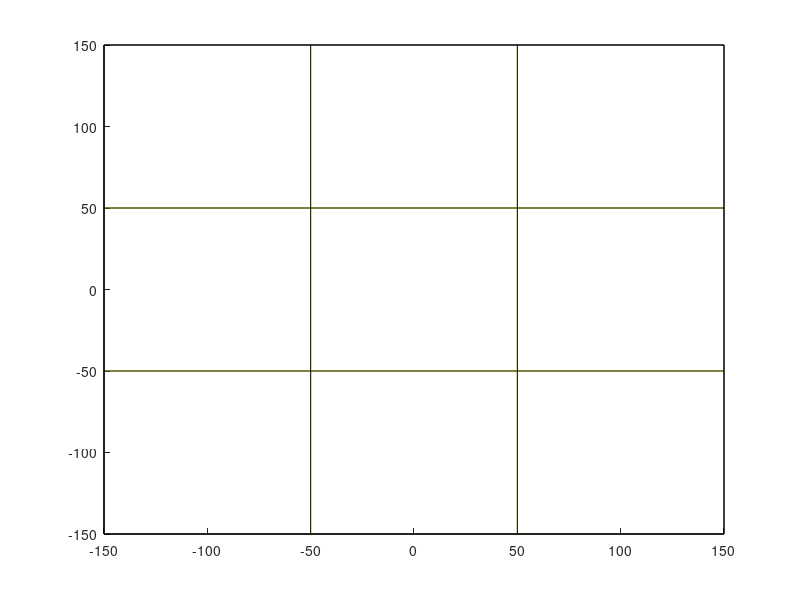

The MATLAB script that drew this image: (Note: this script raises an error after producing the figure.)
clear;
clc;
cla reset;

% Cube settings
rubikDim = 3;
cubeW = 100;

% Code
hold on;

% Draw visual help
% ejesX = [[1, -1]; [1, -1]; [0, 0]];
% ejesY = [[1, -1]; [-1, 1]; [0, 0]];
% ejesZ = [[0,  0]; [0,  0]; [sqrt(2), -sqrt(2)]];
% for x = 1:3
%     plot3(ejesX(x, :) .* cubeW, ejesY(x, :) .* cubeW, ejesZ(x, :) .* cubeW, "k-");
% end

% draw Cube border
pieces = [-rubikDim / 2, rubikDim / 2] .* cubeW;
for p1 = pieces
    for p2 = pieces
        plot3([p1, p1], [p2, p2], pieces, "k")
        plot3([p1, p1], pieces, [p2, p2], "k")
        plot3(pieces, [p1, p1], [p2, p2], "k")
    end
end

m = 0.5 : rubikDim / 2 - 0.5;
colors = [["b", "g"]; ["m", "r"]; ["k", "y"]];
i = 1;
for p1 = pieces
    for mm = m
        pieces2 = [-1, 1] .* (mm * cubeW);
        for p2 = pieces2
            % Blue and green
            plot3([p1, p1], [p2, p2], pieces, colors(1, i + 1))
            plot3([p1, p1], pieces, [p2, p2], colors(1, i + 1))
            
            % Orange and red
            plot3([p2, p2], [p1, p1], pieces, colors(2, i + 1))
            plot3(pieces, [p1, p1], [p2, p2], colors(2, i + 1))
            
            % White and yellow
            plot3([p2, p2], pieces, [p1, p1], colors(3, i + 1))
            plot3(pieces, [p2, p2], [p1, p1], colors(3, i + 1))
        end
    end
    i = mod(i + 1, 2);
end




% Camera
angle = pi / 6;
aspectRatio = 16/9;

ampli = 700;
angX = 0.25 * pi;
angZ = 0.25 * pi;

trueIncX = -0.25 * pi;
trueIncZ = 0;

% camX =  ampli * cos(angX + trueIncX) * sin(angZ + trueIncZ);
% camY =  ampli * sin(angX + trueIncX) * sin(angZ + trueIncZ);
% camZ =  ampli * cos(angZ + trueIncZ);

camCoord = rotationMatrix3D("Z", angX) * rotationMatrix3D("Y", angZ) * [ampli, 0, 0]';
camX = camCoord(1);
camY = camCoord(2);
camZ = camCoord(3);

plot3([camX, 0], [camY, 0], [camZ, 0], "b-*");


planeV = ampli * sin(angle);
planeH = planeV * aspectRatio;
plot3([0, 0], [planeH, -planeH], [planeV, planeV], "g-*");
plot3([0, 0], [planeH, -planeH], [-planeV, -planeV], "g-*");
plot3([0, 0], [planeH, planeH], [planeV, -planeV], "g-*");
plot3([0, 0], [-planeH, -planeH], [planeV, -planeV], "g-*");


hold off;

mult = 1;
axis([-ampli * mult, ampli * mult, -ampli * mult, ampli * mult, -ampli * mult, ampli * mult])
xlabel("X"); ylabel("Y"); zlabel("Z");
view(135, 45)
grid MINOR;